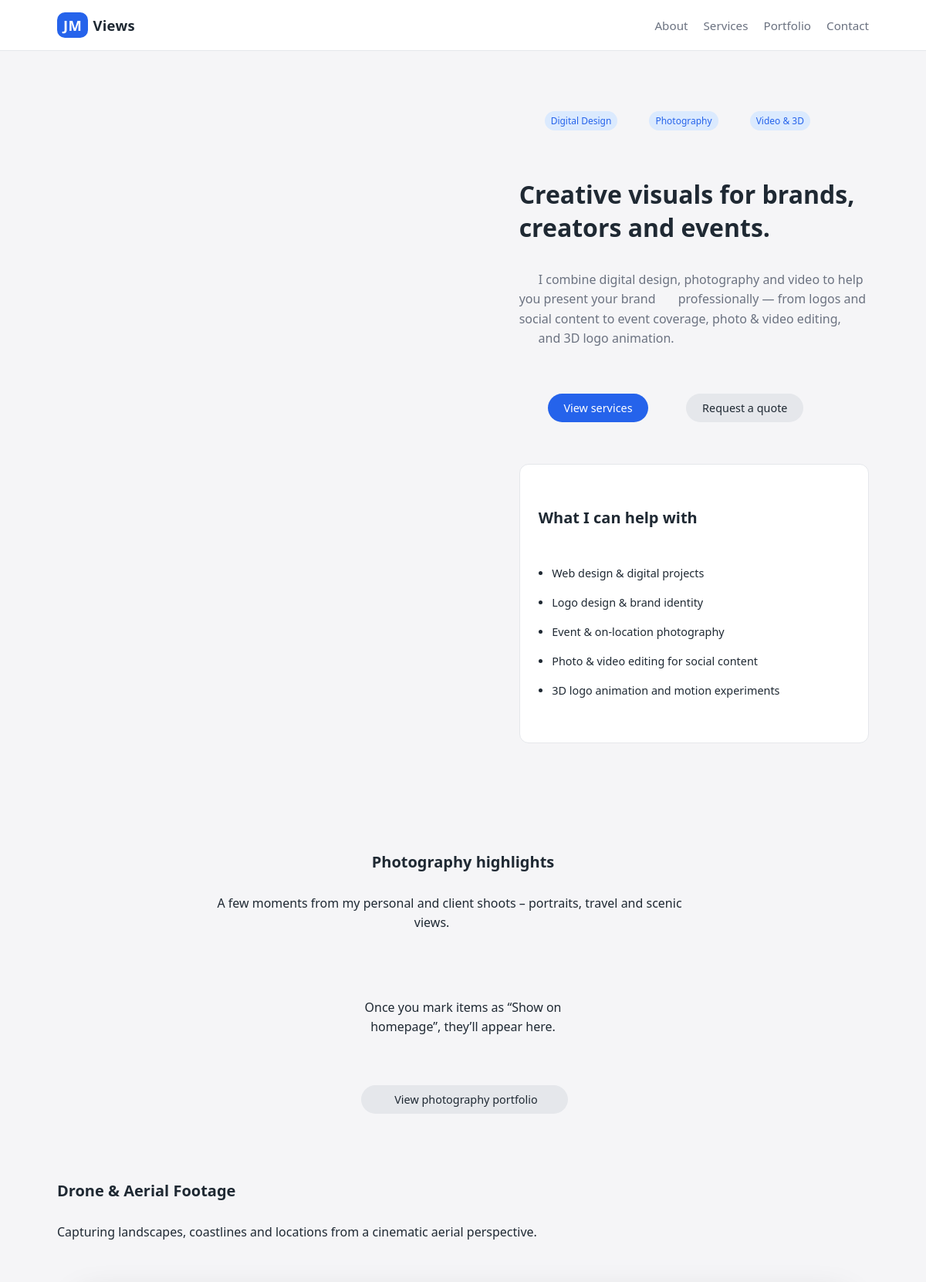
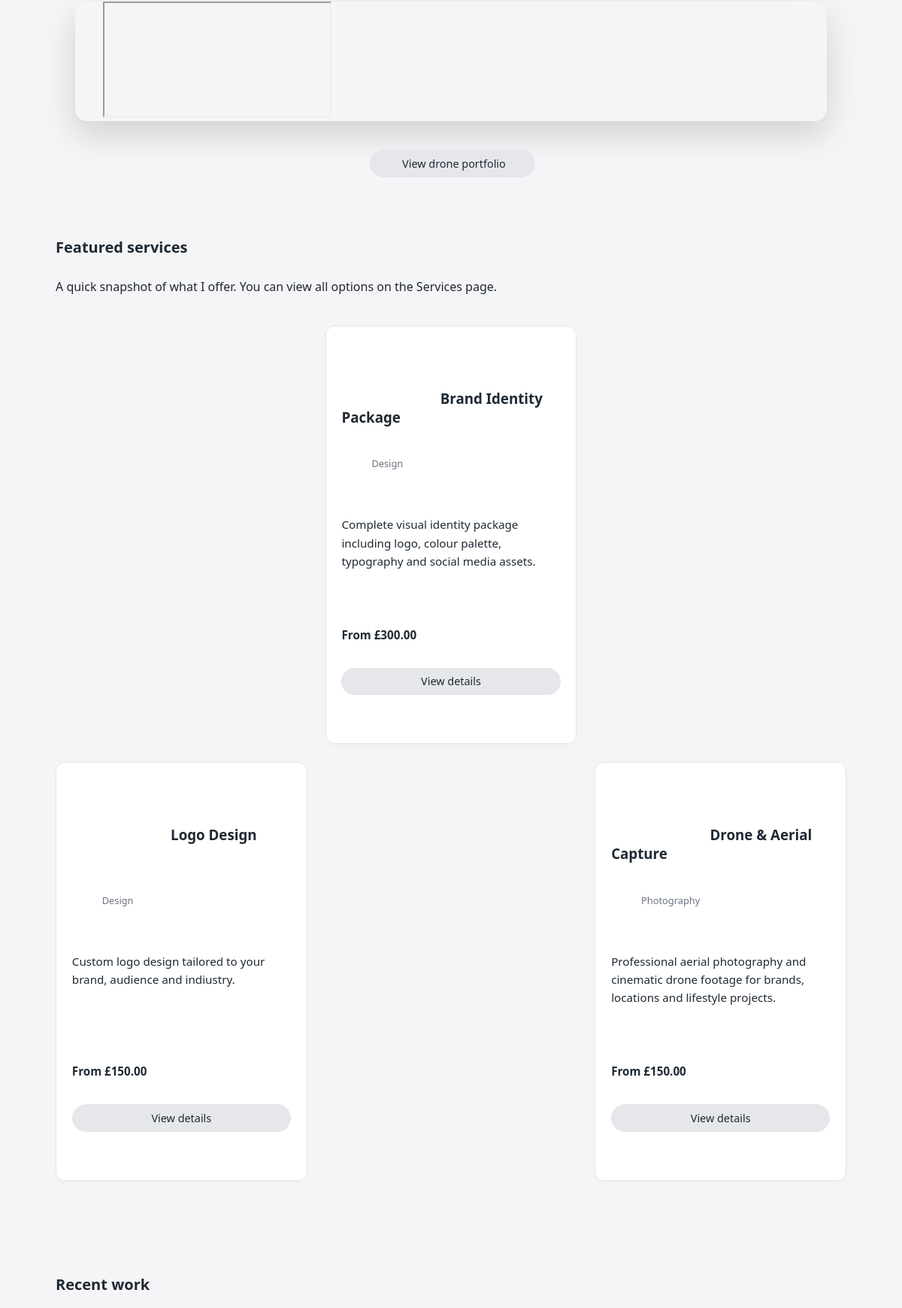
The page / (upper part) on the database its author committed (2 pictures, top to bottom).
### services/models.py (models this page shows, shortened)
class Service(models.Model):
    CATEGORY_CHOICES = [
        ('design', 'Design'),
        ('photo', 'Photography'),
        ('video', 'Video & Editing'),
        ('three_d', '3D & Motion'),
    ]
    name = models.CharField(max_length=200)
    category = models.CharField(max_length=20, choices=CATEGORY_CHOICES)
    short_description = models.CharField(max_length=255)
    full_description = models.TextField(blank=True)
    starting_price = models.DecimalField(
        max_digits=8, decimal_places=2, null=True, blank=True
    )
    is_active = models.BooleanField(default=True)
    created_at = models.DateTimeField(auto_now_add=True)
    class Meta:
        ordering = ['category', 'name']

### home/views.py (the view)
# urls.py: path('', views.index, name='home'),
def index(request):
    featured_services = Service.objects.all()[:3]
    homepage_photos = (
        PortfolioItem.objects.filter(show_in_photography_highlights=True)
        .order_by("-created_at")[:3]
    )
    recent_work = (
        PortfolioItem.objects.filter(show_in_recent_work=True)
        .order_by("-created_at")[:3]
    )
    homepage_drone_items = (
        PortfolioItem.objects.filter(show_in_drone_highlights=True)
        .order_by("-created_at")[:3]
    )
    context = {
        "featured_services": featured_services,
        "homepage_photos": homepage_photos,
        "recent_work": recent_work,
        "homepage_drone_items": homepage_drone_items,
    }
    return render(request, "home/index.html", context)

### templates/home/index.html (shortened to what this page needs)
{% extends "base.html" %}
{% load static %}
{% block content %}
<section class="hero">
  <div class="hero-text">
    <div class="hero-badges">
      <span class="hero-badge">Digital Design</span>
      <span class="hero-badge">Photography</span>
      <span class="hero-badge">Video & 3D</span>
    </div>
    <h1>Creative visuals for brands, creators and events.</h1>
    <p>
      I combine digital design, photography and video to help you present your brand
      professionally — from logos and social content to event coverage, photo &amp; video editing,
      and 3D logo animation.
    </p>
    <div class="hero-actions">
      <a href="/services/" class="btn btn-primary">View services</a>
      <a href="/contact/" class="btn btn-secondary">Request a quote</a>
    </div>
  </div>
  <div class="hero-panel">
    <h2>What I can help with</h2>
    <ul>
      <li>Web design &amp; digital projects</li>
      <li>Logo design &amp; brand identity</li>
      <li>Event &amp; on-location photography</li>
      <li>Photo &amp; video editing for social content</li>
      <li>3D logo animation and motion experiments</li>
    </ul>
  </div>
</section>
<section class="home-section home-photography">
  <div class="home-section-header">
    <h2>Photography highlights</h2>
    <p>
      A few moments from my personal and client shoots – portraits, travel and scenic views.
    </p>
  </div>
  <div class="photo-grid">
    {% for item in homepage_photos %}
      <figure class="photo-card">
        <img src="{{ item.image.url }}" alt="{{ item.title }}">
        <figcaption>
          {% if item.section %}
            {{ item.section }}
          {% else %}
            {{ item.title }}
          {% endif %}
        </figcaption>
      </figure>
    {% empty %}
      <p style="text-align:center;">Once you mark items as “Show on homepage”, they’ll appear here.</p>
    {% endfor %}
  </div>
  <div class="photo-actions">
    <a href="/portfolio/collection/photo/" class="btn btn-secondary">
      View photography portfolio
    </a>
  </div>
</section>
<section class="home-section drone-hero">
  <h2>Drone &amp; Aerial Footage</h2>
  <p>Capturing landscapes, coastlines and locations from a cinematic aerial perspective.</p>
  <div class="drone-video-wrapper">
    <iframe
      class="drone-video"
      src="https://player.vimeo.com/video/VIDEO_ID_HERE?background=1&autoplay=1&loop=1&muted=1"
      frameborder="0"
      allow="autoplay; fullscreen; picture-in-picture"
      allowfullscreen>
    </iframe>
  </div>
  <div class="drone-actions">
    <a href="/portfolio/collection/drone/" class="btn btn-secondary">
      View drone portfolio
    </a>
  </div>
</section>
<section class="home-section">
  <h2>Featured services</h2>
  <p>A quick snapshot of what I offer. You can view all options on the <a href="/services/">Services</a> page.</p>
  <div class="card-grid">
    {% for service in featured_services %}
      <article class="card card-service">
        <header>
          <h3>
            <a href="{% url 'service_detail' service.pk %}">
              {{ service.name }}
            </a>
          </h3>
          <div class="card-service-meta">
            {{ service.get_category_display }}
          </div>
        </header>
        <p>{{ service.short_description }}</p>
        <div class="card-service-footer">
          {% if service.starting_price %}
            <p><strong>From £{{ service.starting_price }}</strong></p>
          {% endif %}
          <a href="{% url 'service_detail' service.pk %}" class="btn btn-secondary">View details</a>
        </div>
      </article>
    {% empty %}
      <p>No services added yet. Check back soon.</p>
    {% endfor %}
  </div>
</section>
<section class="home-section">
  <h2>Recent work</h2>
</section>
{% endblock %}

### static/css/main.css (style rules this page uses)
*, *::before, *::after { box-sizing: border-box; }
:root { --bg: #f5f5f7; --bg-card: #ffffff; --text-main: #1f2933; --text-muted: #6b7280; --accent: #2563eb; --accent-soft: #dbeafe; --border-soft: #e5e7eb; }
body { margin: 0; font-family: system-ui, -apple-system, BlinkMacSystemFont, "Segoe UI", sans-serif; background: var(--bg); color: var(--text-main); }
a { color: inherit; text-decoration: none; }
h1 { font-size: 2rem; margin-bottom: 0.75rem; }
h2 { font-size: 1.25rem; margin-bottom: 0.4rem; }
p { line-height: 1.6; margin-top: 0; }
.hero { display: grid; grid-template-columns: minmax(0, 2fr) minmax(0, 1.6fr); gap: 2rem; align-items: center; padding: 2rem 0 2.5rem; }
.hero-text p { color: var(--text-muted); }
.hero-badges { display: flex; gap: 0.5rem; margin-bottom: 0.75rem; flex-wrap: wrap; }
.hero-badge { font-size: 0.75rem; padding: 0.25rem 0.5rem; border-radius: 999px; background: var(--accent-soft); color: var(--accent); }
.hero-actions { margin-top: 1.25rem; display: flex; gap: 0.75rem; flex-wrap: wrap; }
.hero-panel { background: var(--bg-card); border-radius: 12px; padding: 1.25rem 1.5rem; border: 1px solid var(--border-soft); font-size: 0.9rem; }
.hero-panel ul { padding-left: 1.1rem; margin: 0.25rem 0 0; }
.btn { display: inline-block; padding: 0.55rem 1.3rem; border-radius: 999px; font-size: 0.9rem; border: none; cursor: pointer; text-decoration: none; }
.btn-primary { background: var(--accent); color: #ffffff; }
.btn-secondary { background: #e5e7eb; color: var(--text-main); }
.home-section { margin-top: 2.5rem; }
.home-section h2 { margin-bottom: 0.35rem; }
.home-section p { max-width: 640px; }
.home-photography { margin-top: 2.5rem; }
.home-section-header { max-width: 700px; margin: 0 auto 1.5rem; text-align: center; }
.photo-grid { display: grid; grid-template-columns: repeat(auto-fit, minmax(230px, 1fr)); gap: 1.5rem; }
.photo-actions { text-align: center; margin-top: 1.5rem; }
.card-grid { display: grid; grid-template-columns: repeat(auto-fit, minmax(260px, 1fr)); gap: 1.5rem; align-items: stretch; }
.card { background: var(--bg-card); border-radius: 12px; padding: 1.25rem 1.3rem; border: 1px solid var(--border-soft); box-shadow: 0 4px 10px rgba(15, 23, 42, 0.02); }
.card p { font-size: 0.95rem; }
.card-service { display: flex; flex-direction: column; }
.card-service header { margin-bottom: 0.6rem; }
.card-service-meta { font-size: 0.8rem; color: var(--text-muted); margin-bottom: 0.4rem; }
.card-service-footer { margin-top: auto; padding-top: 0.9rem; }
.card-service-footer p { margin: 0 0 0.6rem; font-weight: 600; }
.card-service-footer .btn { width: 100%; text-align: center; }
.drone-hero { margin-top: 3rem; }
.drone-video-wrapper { max-width: 1000px; margin: 1rem auto 0; border-radius: 16px; overflow: hidden; box-shadow: 0 18px 45px rgba(0, 0, 0, 0.15); }
.drone-actions { text-align: center; margin-top: 1rem; }

### rows shown on the page
Service: name "Brand Identity Package", category "Design", short_description "Complete visual identity package including logo, colour palette, typography and social media assets.", starting_price "300.00"
Service: name "Logo Design", category "Design", short_description "Custom logo design tailored to your brand, audience and indiustry.", starting_price "150.00"
Service: name "Drone & Aerial Capture", category "Photography", short_description "Professional aerial photography and cinematic drone footage for brands, locations and lifestyle projects.", starting_price "150.00"
